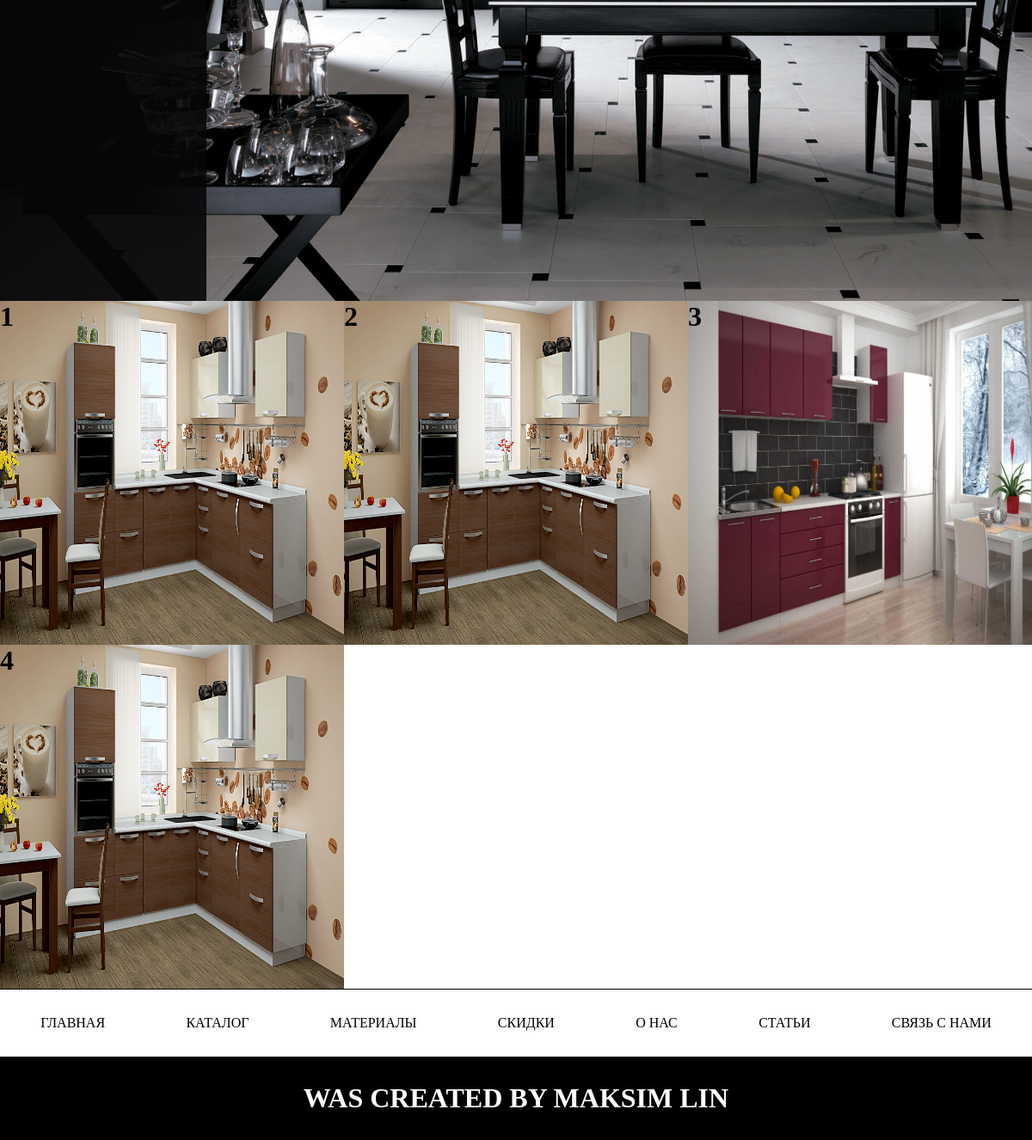
Page /categories/kitchens (lower part) on the earlier database version.
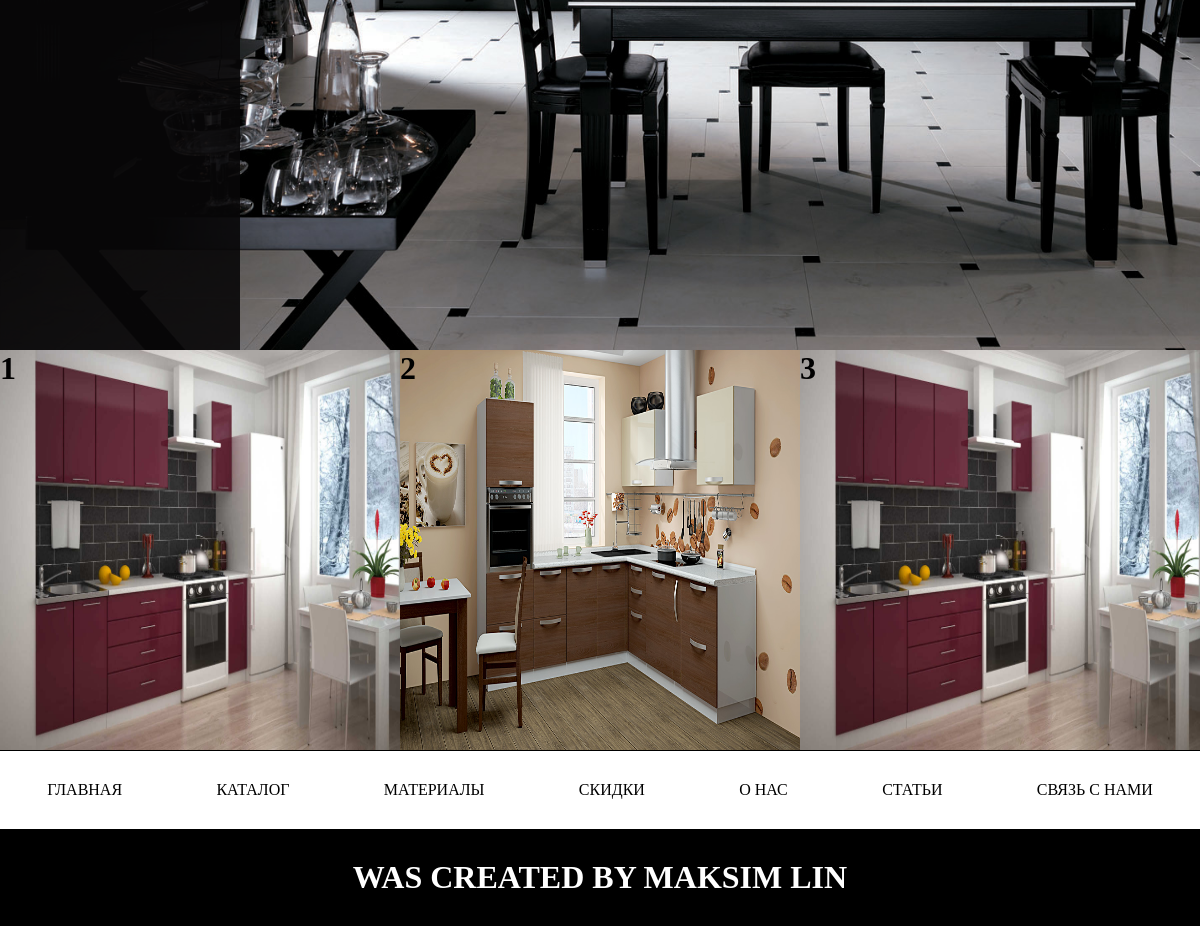
Same page on the later database version.
### catalog/models.py (models this page shows, shortened)
class Furniture(models.Model):
    TYPES = (
        ('kitchens','КУХНИ'),
        ('showcases','ВИТРИНЫ'),
        ('wardrobes','ШКАФЫ-КУПЕ'),
        ('offices','МЕБЕЛЬ ДЛЯ ОФИСА'),
        ('hallways','ПРИХОЖИЕ'),
        ('lounges','ГОСТИНЫЕ'),
        ('child','ДЕТСКИЕ'),
        ('closets','ГАРДЕРОБНЫЕ'),
        ('others','КРОВАТИ КОМОДЫ ТУМБЫ'),
    )
    title = models.CharField(max_length=20, verbose_name="Название")
    photo = models.ImageField(blank=True, verbose_name="Фото", upload_to="categories/")
    option = models.CharField(max_length=20, choices=TYPES, verbose_name="Категория")
    class Meta:
        verbose_name = "Мебель"
        verbose_name_plural = "Мебель"

### catalog/views.py (the view)
# urls.py: path('kitchens', views.kitchens, name='kitchens'),
def kitchens(request):
    kitchens = Furniture.objects.filter(option='kitchens')
    for img in kitchens:
        print(img.photo)
    context = {
        'products' : kitchens
    }
    return render(request, 'products.html', context)

### templates/products.html
{% extends 'base.html' %}
{% load staticfiles %}
{% block extra-styles %}
    <link rel="stylesheet" href="{% static 'css/products.css' %}">
    <link rel="stylesheet" href="{% static 'css/media-products.css' %}">
{% endblock extra-styles %}
{% block content%}
    <div class="items">
    {% for product in products %}
        <div class="item">
            <h1>{{product.title}}</h1>
            <div class="photo">
            <img src="{{product.photo.url}}" alt="item" height="100%" width="100%">
            </div>
        </div>
    {% endfor %}
    </div>
{% endblock content%}

### templates/base.html (shortened to what this page needs)
{% load staticfiles %}
<!DOCTYPE html>
<html lang="en">
<head>
    <link rel="stylesheet" href="{% static 'css/base.css' %}">
    <link rel="stylesheet" href="{% static 'css/media-base.css' %}">
    {% block extra-styles %}{% endblock extra-styles %}
</head>
<body>
    <div class="container">
        <header>
            <div class="menu">
            </div>
            <div class="info-block">
            </div>
        </header>
        <main>
            {% block content %}
            {% endblock content %}
        </main>
        <footer>
            <div class="pre-footer">
                <div class="small-menu">
                    <ul>
                        <li><a href="#" class="second-link"> главная</a></li>
                        <li><a href="#" class="second-link"> каталог</a></li>
                        <li><a href="#" class="second-link"> материалы</a></li>
                        <li><a href="#" class="second-link"> скидки</a></li>
                        <li><a href="#" class="second-link"> о нас</a></li>
                        <li><a href="#" class="second-link"> статьи</a></li>
                        <li><a href="#" class="second-link"> связь с нами</a></li>
                    </ul>
                </div>
            </div>
            <div class="footer">
                <div class="me">
                    <h1>was created by Maksim Lin</h1>
                </div>
            </div>
        </footer>
    </div>
</body>
</html>

### static/css/base.css (style rules this page uses)
* { margin: 0; padding: 0; }
.container { margin: 0 auto; display: flex; flex-direction: column; }
header { background-image: url('../images/main-photo.jpg'); background-size: cover; display: flex; justify-content: space-between; height: 1000px; }
.menu { width: 20%; background: rgba(8, 7, 8, 0.9); }
.info-block { width: 20%; text-align: center; padding-right: 10%; }
.pre-footer { border-top: 1px solid black; }
.small-menu ul { margin-top: 30px; margin-bottom: 30px; display:flex; justify-content: space-around; text-transform: uppercase; }
.small-menu ul li { list-style-type: none; }
.second-link { color:black; text-decoration: none; }
.footer { background-color: black; padding: 30px; }
.me { color: white; text-transform: uppercase; text-align: center; }

### static/css/products.css (style rules this page uses)
.items { display: flex; flex-wrap: wrap; }
.item { width: calc(100%/3); }
.item h1 { text-align: center; color: black; position: absolute; }
.photo { height:400px; }

Differences in the rows shown:
removed Furniture: title "1", photo (picture)
removed Furniture: title "4", photo (picture)
added Furniture: title "1", photo (picture)
